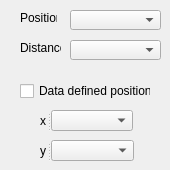
        <widget class="QWidget" name="Position">
         <attribute name="title">
          <string>Position</string>
         </attribute>
         <widget class="QCheckBox" name="checkBox_8">
          <property name="geometry">
           <rect>
            <x>20</x>
            <y>80</y>
            <width>131</width>
            <height>22</height>
           </rect>
          </property>
          <property name="text">
           <string>Data defined position</string>
          </property>
         </widget>
         <widget class="QSplitter" name="splitter_57">
          <property name="geometry">
           <rect>
            <x>40</x>
            <y>140</y>
            <width>94</width>
            <height>21</height>
           </rect>
          </property>
          <property name="orientation">
           <enum>Qt::Horizontal</enum>
          </property>
          <widget class="QLabel" name="label_55">
           <property name="text">
            <string>y</string>
           </property>
          </widget>
          <widget class="QComboBox" name="comboBox_24"/>
         </widget>
         <widget class="QSplitter" name="splitter_58">
          <property name="geometry">
           <rect>
            <x>40</x>
            <y>110</y>
            <width>93</width>
            <height>21</height>
           </rect>
          </property>
          <property name="orientation">
           <enum>Qt::Horizontal</enum>
          </property>
          <widget class="QLabel" name="label_54">
           <property name="text">
            <string>x</string>
           </property>
          </widget>
          <widget class="QComboBox" name="comboBox_23"/>
         </widget>
         <widget class="QLabel" name="label_52">
          <property name="geometry">
           <rect>
            <x>20</x>
            <y>10</y>
            <width>37</width>
            <height>16</height>
           </rect>
          </property>
          <property name="text">
           <string>Position</string>
          </property>
         </widget>
         <widget class="QComboBox" name="comboBox_21">
          <property name="geometry">
           <rect>
            <x>70</x>
            <y>10</y>
            <width>91</width>
            <height>20</height>
           </rect>
          </property>
         </widget>
         <widget class="QLabel" name="label_53">
          <property name="geometry">
           <rect>
            <x>20</x>
            <y>40</y>
            <width>41</width>
            <height>16</height>
           </rect>
          </property>
          <property name="text">
           <string>Distance</string>
          </property>
         </widget>
         <widget class="QComboBox" name="comboBox_22">
          <property name="geometry">
           <rect>
            <x>70</x>
            <y>40</y>
            <width>91</width>
            <height>20</height>
           </rect>
          </property>
         </widget>
        </widget>
